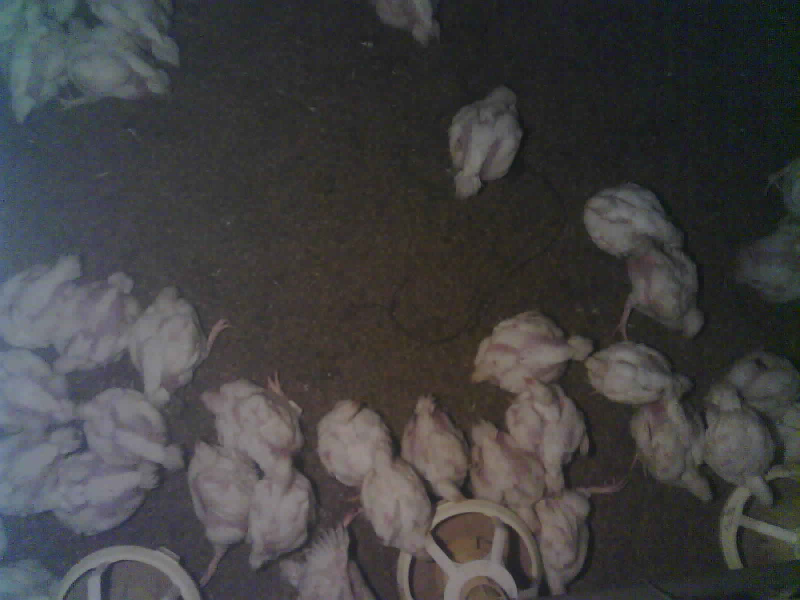
#> input picture tes_resize.jpg, 1600 x 1200 px (shown at 1/2 size)
$ python PIL_resize.py
#> lines starting #> are read from the running program, lines starting #| are printed output that depends on the picture
from PIL import Image


image = Image.open('tes_resize.jpg')
#> image is the input picture: PIL image 1600x1200 RGB; mean R, G, B 65.6, 64.8, 65.6
image.thumbnail((500,500), Image.LANCZOS)
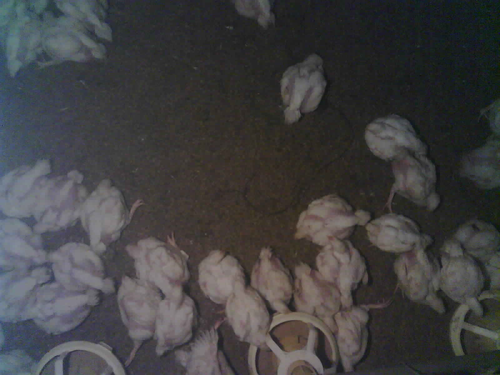
#> image: PIL image 500x375 RGB; mean R, G, B 65.6, 64.8, 65.6
image.save('tes2.jpg', "JPEG")

$ run again, with tes3.jpeg copied over tes_resize.jpg
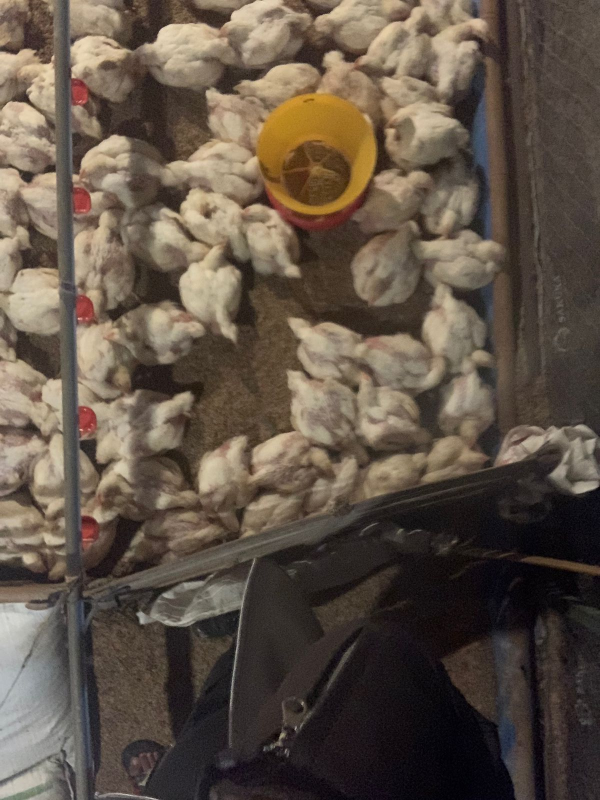
#> input picture tes3.jpeg, 1200 x 1600 px (shown at 1/2 size)
#> image is the input picture: PIL image 1200x1600 RGB; mean R, G, B 95.4, 82.8, 70.7
#> `image.thumbnail((500,500), Image.LANCZOS)`:
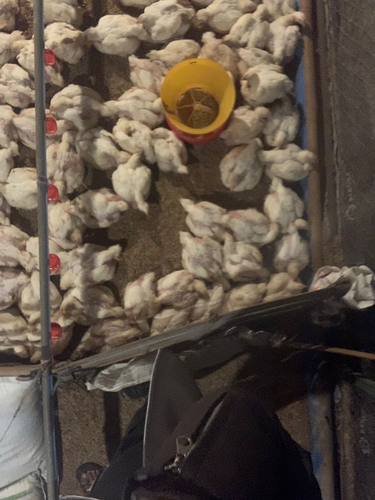
#> image: PIL image 375x500 RGB; mean R, G, B 95.4, 82.8, 70.7
